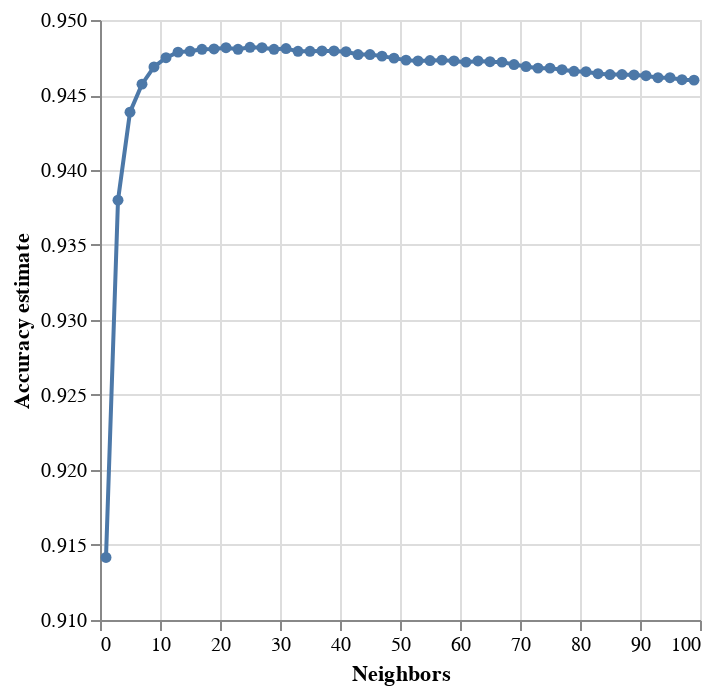

The notebook cell saved with this chart:
### Code cell
accuracy_vs_k

### Figure 1 — Vega-Lite specification as saved in the notebook (floating-point values rounded to 4 significant figures)
{"config": {"view": {"continuousWidth": 300, "continuousHeight": 300}}, "data": {"name": "data-4274d2691ca1ca7c7ce68da0ec94c45c"}, "mark": {"type": "line", "point": true}, "encoding": {"x": {"field": "n_neighbors", "title": "Neighbors", "type": "quantitative"}, "y": {"field": "mean_test_score", "scale": {"zero": false}, "title": "Accuracy estimate", "type": "quantitative"}}, "$schema": "https://vega.github.io/schema/vega-lite/v5.15.1.json", "datasets": {"data-4274d2691ca1ca7c7ce68da0ec94c45c": [{"n_neighbors": 1, "mean_test_score": 0.9142, "sem_test_score": 0.0006047}, {"n_neighbors": 3, "mean_test_score": 0.938, "sem_test_score": 0.0009826}, {"n_neighbors": 5, "mean_test_score": 0.9439, "sem_test_score": 0.0009979}, {"n_neighbors": 7, "mean_test_score": 0.9457, "sem_test_score": 0.001055}, {"n_neighbors": 9, "mean_test_score": 0.9469, "sem_test_score": 0.0008963}, {"n_neighbors": 11, "mean_test_score": 0.9475, "sem_test_score": 0.0009227}, {"n_neighbors": 13, "mean_test_score": 0.9479, "sem_test_score": 0.0009633}, {"n_neighbors": 15, "mean_test_score": 0.9479, "sem_test_score": 0.0009736}, {"n_neighbors": 17, "mean_test_score": 0.948, "sem_test_score": 0.0008797}, {"n_neighbors": 19, "mean_test_score": 0.9481, "sem_test_score": 0.0008659}, {"n_neighbors": 21, "mean_test_score": 0.9482, "sem_test_score": 0.0008117}, {"n_neighbors": 23, "mean_test_score": 0.948, "sem_test_score": 0.0008541}, {"n_neighbors": 25, "mean_test_score": 0.9482, "sem_test_score": 0.0007983}, {"n_neighbors": 27, "mean_test_score": 0.9482, "sem_test_score": 0.0007875}, {"n_neighbors": 29, "mean_test_score": 0.948, "sem_test_score": 0.0007577}, {"n_neighbors": 31, "mean_test_score": 0.9481, "sem_test_score": 0.0007439}, {"n_neighbors": 33, "mean_test_score": 0.9479, "sem_test_score": 0.0007702}, {"n_neighbors": 35, "mean_test_score": 0.9479, "sem_test_score": 0.0007552}, {"n_neighbors": 37, "mean_test_score": 0.9479, "sem_test_score": 0.0007587}, {"n_neighbors": 39, "mean_test_score": 0.9479, "sem_test_score": 0.0007203}, {"n_neighbors": 41, "mean_test_score": 0.9479, "sem_test_score": 0.0007468}, {"n_neighbors": 43, "mean_test_score": 0.9477, "sem_test_score": 0.0007996}, {"n_neighbors": 45, "mean_test_score": 0.9477, "sem_test_score": 0.000778}, {"n_neighbors": 47, "mean_test_score": 0.9476, "sem_test_score": 0.0007815}, {"n_neighbors": 49, "mean_test_score": 0.9475, "sem_test_score": 0.0008082}, {"n_neighbors": 51, "mean_test_score": 0.9473, "sem_test_score": 0.0008488}, {"n_neighbors": 53, "mean_test_score": 0.9473, "sem_test_score": 0.0008162}, {"n_neighbors": 55, "mean_test_score": 0.9473, "sem_test_score": 0.0008309}, {"n_neighbors": 57, "mean_test_score": 0.9473, "sem_test_score": 0.0007714}, {"n_neighbors": 59, "mean_test_score": 0.9473, "sem_test_score": 0.0007795}, {"n_neighbors": 61, "mean_test_score": 0.9472, "sem_test_score": 0.0007948}, {"n_neighbors": 63, "mean_test_score": 0.9473, "sem_test_score": 0.0007967}, {"n_neighbors": 65, "mean_test_score": 0.9472, "sem_test_score": 0.000799}, {"n_neighbors": 67, "mean_test_score": 0.9472, "sem_test_score": 0.0007841}, {"n_neighbors": 69, "mean_test_score": 0.947, "sem_test_score": 0.0008039}, {"n_neighbors": 71, "mean_test_score": 0.9469, "sem_test_score": 0.0007917}, {"n_neighbors": 73, "mean_test_score": 0.9468, "sem_test_score": 0.000831}, {"n_neighbors": 75, "mean_test_score": 0.9468, "sem_test_score": 0.0008446}, {"n_neighbors": 77, "mean_test_score": 0.9467, "sem_test_score": 0.0008573}, {"n_neighbors": 79, "mean_test_score": 0.9466, "sem_test_score": 0.0008735}, {"n_neighbors": 81, "mean_test_score": 0.9466, "sem_test_score": 0.0008679}, {"n_neighbors": 83, "mean_test_score": 0.9464, "sem_test_score": 0.0008681}, {"n_neighbors": 85, "mean_test_score": 0.9464, "sem_test_score": 0.0008955}, {"n_neighbors": 87, "mean_test_score": 0.9464, "sem_test_score": 0.0008876}, {"n_neighbors": 89, "mean_test_score": 0.9463, "sem_test_score": 0.0008991}, {"n_neighbors": 91, "mean_test_score": 0.9463, "sem_test_score": 0.0009104}, {"n_neighbors": 93, "mean_test_score": 0.9462, "sem_test_score": 0.0009445}, {"n_neighbors": 95, "mean_test_score": 0.9462, "sem_test_score": 0.0009292}, {"n_neighbors": 97, "mean_test_score": 0.946, "sem_test_score": 0.0009181}, {"n_neighbors": 99, "mean_test_score": 0.946, "sem_test_score": 0.0009267}]}}
